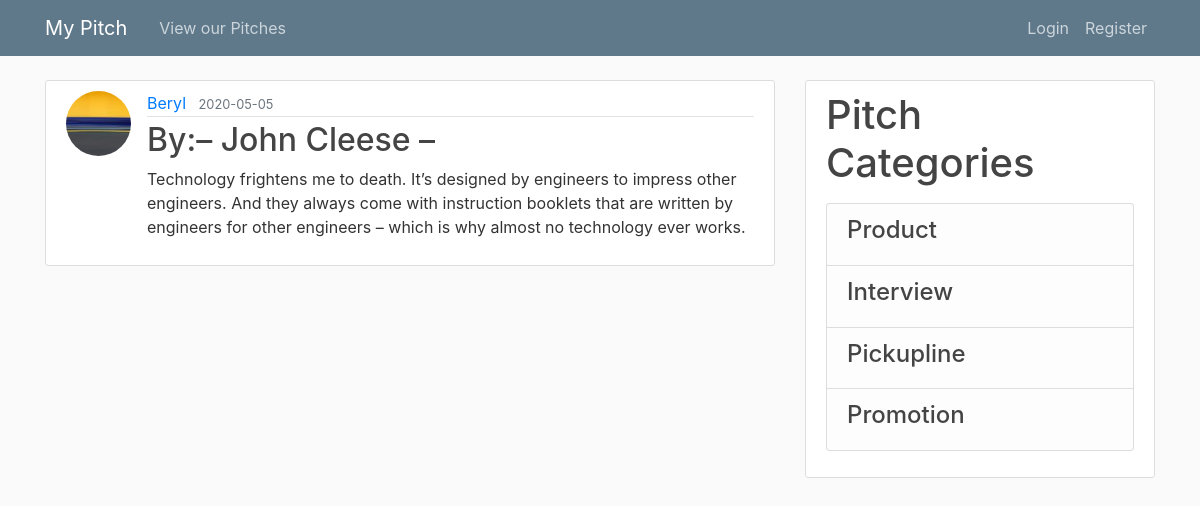
/post/10, run on the app's committed database.
### app/models.py (models this page shows, shortened)
class User(db.Model, UserMixin):
    id = db.Column(db.Integer, primary_key=True)
    username = db.Column(db.String(20), unique=True, nullable=False)
    email = db.Column(db.String(120), unique=True, nullable=False)
    image_file = db.Column(db.String(20), nullable=False, default='default.jpg')
    password = db.Column(db.String(60), nullable=False)
    posts = db.relationship('Post', backref='author', lazy=True)

class Post(db.Model):
    id = db.Column(db.Integer, primary_key=True)
    title = db.Column(db.String(100), nullable=False)
    date = db.Column(db.DateTime, nullable=False, default=datetime.utcnow)
    content = db.Column(db.Text, nullable=False)
    user_id = db.Column(db.Integer, db.ForeignKey('user.id'), nullable=False)

### app/routes.py (the view)
@app.route("/post/<int:post_id>")
def post(post_id):
    post = Post.query.get_or_404(post_id)
    return render_template('pitch.html', title=post.title, post=post)

### app/templates/pitch.html (shortened to what this page needs)
{% extends "base.html" %}
{% block content %}
<article class="media content-section">
  <img class="rounded-circle article-img"
    src="{{ url_for('static', filename='profile_pics/' + post.author.image_file) }}">
  <div class="media-body">
    <div class="article-metadata">
      <a class="mr-2" href="{{ url_for('user_posts', username=post.author.username) }}">{{ post.author.username }}</a>
      <small class="text-muted">{{ post.date.strftime('%Y-%m-%d') }}</small>
    </div>
    <h2 class="article-title">{{ post.title }}</h2>
    <p class="article-content">{{ post.content }}</p>
  </div>
</article>
{% endblock content %}

### app/static/styles.css (style rules this page uses)
body { background: #fafafa; color: #333333; margin-top: 5rem; }
h1, h2, h3, h4, h5, h6 { color: #444444; }
.content-section { background: #ffffff; padding: 10px 20px; border: 1px solid #dddddd; border-radius: 3px; margin-bottom: 20px; }
.article-title { color: #444444; }
.article-content { white-space: pre-line; }
.article-img { height: 65px; width: 65px; margin-right: 16px; }
.article-metadata { padding-bottom: 1px; margin-bottom: 4px; border-bottom: 1px solid #e3e3e3 }

### data on the page
User: image_file (picture), author.username "Beryl"
Post: date "2020-05-05", title "By:– John Cleese –", content "Technology frightens me to death. It’s designed by engineers to impress other engineers. And they always come with instruction booklets that are written by engineers for other engineers – which is why almost no technology ever works."
